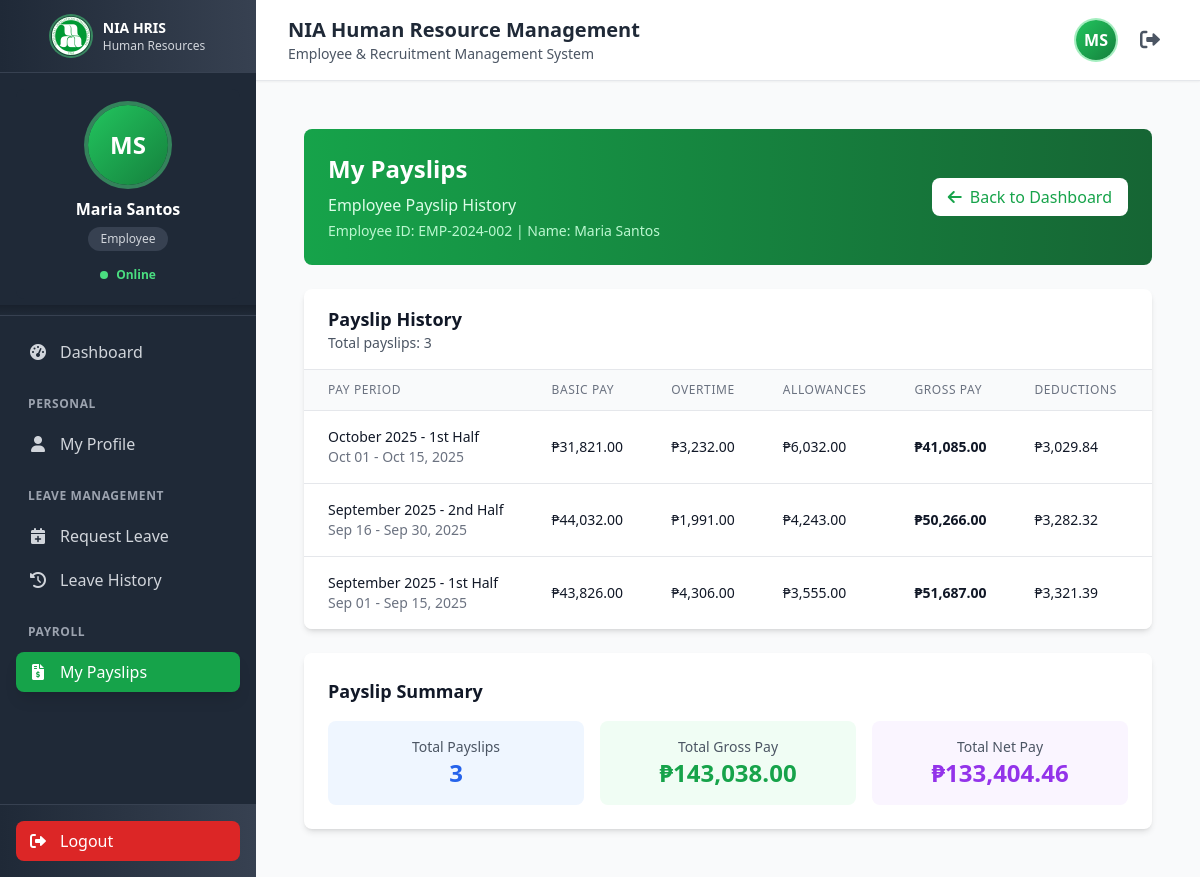
Screenshot of /employee-payslips.php (signed in) with the database file from the repository.
### tables this page shows
CREATE TABLE IF NOT EXISTS `employees` (
  `id` int(11) NOT NULL AUTO_INCREMENT,
  `employee_id` varchar(20) NOT NULL,
  `first_name` varchar(50) NOT NULL,
  `last_name` varchar(50) NOT NULL,
  `email` varchar(100) NOT NULL,
  `password` varchar(255) DEFAULT NULL,
  `position` varchar(100) NOT NULL,
  `department` varchar(100) NOT NULL,
  `department_id` int(11) DEFAULT NULL,
  `employee_type` enum('faculty','staff','admin') DEFAULT 'staff',
  `hire_date` date NOT NULL,
  `phone` varchar(20) DEFAULT NULL,
  `sss_number` varchar(20) DEFAULT NULL,
  `pagibig_number` varchar(20) DEFAULT NULL,
  `tin_number` varchar(20) DEFAULT NULL,
  `philhealth_number` varchar(20) DEFAULT NULL,
  `address` text DEFAULT NULL,
  `is_active` tinyint(1) DEFAULT 1,
  `created_at` timestamp NOT NULL DEFAULT current_timestamp(),
  `updated_at` timestamp NULL DEFAULT NULL ON UPDATE current_timestamp(),
  `blood_type` varchar(10) DEFAULT NULL,
  `medical_conditions` text DEFAULT NULL,
  `allergies` text DEFAULT NULL,
  `medications` text DEFAULT NULL,
  `last_medical_checkup` date DEFAULT NULL,
  `medical_notes` text DEFAULT NULL,
  `emergency_contact_name` varchar(100) DEFAULT NULL,
  `emergency_contact_number` varchar(20) DEFAULT NULL,
  PRIMARY KEY (`id`),
  UNIQUE KEY `employee_id` (`employee_id`),
  UNIQUE KEY `email` (`email`),
  KEY `idx_department` (`department`),
  KEY `idx_employee_type` (`employee_type`),
  KEY `idx_department_id` (`department_id`),
  CONSTRAINT `fk_employees_department` FOREIGN KEY (`department_id`) REFERENCES `departments` (`id`) ON DELETE SET NULL ON UPDATE CASCADE
);

CREATE TABLE IF NOT EXISTS `payroll_records` (
  `id` int(11) NOT NULL AUTO_INCREMENT,
  `payroll_period_id` int(11) NOT NULL,
  `employee_id` int(11) NOT NULL,
  `employee_name` varchar(200) NOT NULL,
  `employee_number` varchar(50) DEFAULT NULL,
  `department` varchar(100) DEFAULT NULL,
  `position` varchar(100) DEFAULT NULL,
  `regular_hours` decimal(8,2) DEFAULT 0.00,
  `overtime_hours` decimal(8,2) DEFAULT 0.00,
  `night_diff_hours` decimal(8,2) DEFAULT 0.00,
  `holiday_hours` decimal(8,2) DEFAULT 0.00,
  `rest_day_hours` decimal(8,2) DEFAULT 0.00,
  `hourly_rate` decimal(10,2) NOT NULL,
  `daily_rate` decimal(10,2) NOT NULL,
  `monthly_rate` decimal(12,2) NOT NULL,
  `overtime_rate` decimal(10,2) DEFAULT 0.00,
  `night_diff_rate` decimal(10,2) DEFAULT 0.00,
  `basic_pay` decimal(12,2) DEFAULT 0.00,
  `overtime_pay` decimal(10,2) DEFAULT 0.00,
  `night_diff_pay` decimal(10,2) DEFAULT 0.00,
  `holiday_pay` decimal(10,2) DEFAULT 0.00,
  `allowances` decimal(10,2) DEFAULT 0.00,
  `bonuses` decimal(10,2) DEFAULT 0.00,
  `other_earnings` decimal(10,2) DEFAULT 0.00,
  `gross_pay` decimal(12,2) DEFAULT 0.00,
  `sss_contribution` decimal(10,2) DEFAULT 0.00,
  `philhealth_contribution` decimal(10,2) DEFAULT 0.00,
  `pagibig_contribution` decimal(10,2) DEFAULT 0.00,
  `withholding_tax` decimal(10,2) DEFAULT 0.00,
  `sss_loan` decimal(10,2) DEFAULT 0.00,
  `pagibig_loan` decimal(10,2) DEFAULT 0.00,
  `salary_loan` decimal(10,2) DEFAULT 0.00,
  `late_deduction` decimal(10,2) DEFAULT 0.00,
  `undertime_deduction` decimal(10,2) DEFAULT 0.00,
  `absences_deduction` decimal(10,2) DEFAULT 0.00,
  `other_deductions` decimal(10,2) DEFAULT 0.00,
  `total_deductions` decimal(12,2) DEFAULT 0.00,
  `net_pay` decimal(12,2) DEFAULT 0.00,
  `status` enum('draft','calculated','approved','paid','void') DEFAULT 'draft',
  `notes` text DEFAULT NULL,
  `created_at` timestamp NOT NULL DEFAULT current_timestamp(),
  `updated_at` timestamp NOT NULL DEFAULT current_timestamp() ON UPDATE current_timestamp(),
  PRIMARY KEY (`id`),
  UNIQUE KEY `unique_employee_period` (`payroll_period_id`,`employee_id`),
  KEY `idx_employee` (`employee_id`),
  KEY `idx_status` (`status`),
  CONSTRAINT `payroll_records_ibfk_1` FOREIGN KEY (`payroll_period_id`) REFERENCES `payroll_periods` (`id`) ON DELETE CASCADE,
  CONSTRAINT `payroll_records_ibfk_2` FOREIGN KEY (`employee_id`) REFERENCES `employees` (`id`) ON DELETE CASCADE
);

CREATE TABLE IF NOT EXISTS `payroll_periods` (
  `id` int(11) NOT NULL AUTO_INCREMENT,
  `period_name` varchar(100) NOT NULL,
  `period_type` enum('monthly','semi-monthly','bi-weekly','weekly') DEFAULT 'monthly',
  `start_date` date NOT NULL,
  `end_date` date NOT NULL,
  `payment_date` date NOT NULL,
  `status` enum('draft','open','processing','calculated','approved','paid','closed') DEFAULT 'draft',
  `total_employees` int(11) DEFAULT 0,
  `total_gross_pay` decimal(15,2) DEFAULT 0.00,
  `total_deductions` decimal(15,2) DEFAULT 0.00,
  `total_net_pay` decimal(15,2) DEFAULT 0.00,
  `notes` text DEFAULT NULL,
  `created_by` int(11) NOT NULL,
  `approved_by` int(11) DEFAULT NULL,
  `approved_at` timestamp NULL DEFAULT NULL,
  `created_at` timestamp NOT NULL DEFAULT current_timestamp(),
  `updated_at` timestamp NOT NULL DEFAULT current_timestamp() ON UPDATE current_timestamp(),
  PRIMARY KEY (`id`),
  KEY `created_by` (`created_by`),
  KEY `approved_by` (`approved_by`),
  KEY `idx_period_dates` (`start_date`,`end_date`),
  KEY `idx_status` (`status`),
  KEY `idx_payment_date` (`payment_date`),
  CONSTRAINT `payroll_periods_ibfk_1` FOREIGN KEY (`created_by`) REFERENCES `users` (`id`),
  CONSTRAINT `payroll_periods_ibfk_2` FOREIGN KEY (`approved_by`) REFERENCES `users` (`id`)
);

### employee-payslips.php (the view, shortened to what this page needs)
<?php
require_once 'config/database.php';
$user_query = "SELECT email FROM users WHERE id = ?";
$user_stmt = mysqli_prepare($conn, $user_query);
mysqli_stmt_bind_param($user_stmt, "i", $_SESSION['user_id']);
mysqli_stmt_execute($user_stmt);
$user_info = mysqli_fetch_assoc(mysqli_stmt_get_result($user_stmt));
$user_email = $user_info['email'] ?? '';
$employee_query = "SELECT e.*, d.name as department_name
                   FROM employees e
                   LEFT JOIN departments d ON e.department_id = d.id
                   WHERE e.email = ? AND e.is_active = 1";
$employee_stmt = mysqli_prepare($conn, $employee_query);
mysqli_stmt_bind_param($employee_stmt, "s", $user_email);
mysqli_stmt_execute($employee_stmt);
$employee = mysqli_fetch_assoc(mysqli_stmt_get_result($employee_stmt));
$employee_id = $employee['id'];
$payslips_query = "SELECT pp.*, pr.*
                   FROM payroll_periods pp
                   INNER JOIN payroll_records pr ON pp.id = pr.payroll_period_id AND pr.employee_id = ?
                   WHERE pp.status IN ('approved', 'paid', 'closed')
                   ORDER BY pp.end_date DESC";
$payslips_stmt = mysqli_prepare($conn, $payslips_query);
mysqli_stmt_bind_param($payslips_stmt, "i", $employee_id);
mysqli_stmt_execute($payslips_stmt);
$payslips = mysqli_fetch_all(mysqli_stmt_get_result($payslips_stmt), MYSQLI_ASSOC);
include 'includes/header.php';
?>
<div class="container mx-auto px-4 py-6">
    <div class="bg-gradient-to-r from-green-600 to-green-800 text-white rounded-lg p-6 mb-6">
        <div class="flex items-center justify-between">
            <div>
                <h1 class="text-2xl font-bold mb-2">My Payslips</h1>
                <p class="text-green-100">Employee Payslip History</p>
                <p class="text-sm text-green-200 mt-1">
                    Employee ID: <?php echo htmlspecialchars($employee['employee_id']); ?> |
                    Name: <?php echo htmlspecialchars($employee['first_name'] . ' ' . $employee['last_name']); ?>
                </p>
            </div>
            <div class="text-right">
                <a href="employee-dashboard.php" class="bg-white text-green-600 px-4 py-2 rounded-lg hover:bg-green-50 transition-colors">
                    <i class="fas fa-arrow-left mr-2"></i>Back to Dashboard
                </a>
            </div>
        </div>
    </div>
    <div class="bg-white rounded-lg shadow-md overflow-hidden">
        <div class="px-6 py-4 border-b border-gray-200">
            <h3 class="text-lg font-semibold text-gray-900">Payslip History</h3>
            <p class="text-sm text-gray-600">Total payslips: <?php echo count($payslips); ?></p>
        </div>
        <div class="overflow-x-auto">
            <table class="min-w-full divide-y divide-gray-200">
                <thead class="bg-gray-50">
                    <tr>
                        <th class="px-6 py-3 text-left text-xs font-medium text-gray-500 uppercase tracking-wider">Pay Period</th>
                        <th class="px-6 py-3 text-left text-xs font-medium text-gray-500 uppercase tracking-wider">Basic Pay</th>
                        <th class="px-6 py-3 text-left text-xs font-medium text-gray-500 uppercase tracking-wider">Overtime</th>
                        <th class="px-6 py-3 text-left text-xs font-medium text-gray-500 uppercase tracking-wider">Allowances</th>
                        <th class="px-6 py-3 text-left text-xs font-medium text-gray-500 uppercase tracking-wider">Gross Pay</th>
                        <th class="px-6 py-3 text-left text-xs font-medium text-gray-500 uppercase tracking-wider">Deductions</th>
                        <th class="px-6 py-3 text-left text-xs font-medium text-gray-500 uppercase tracking-wider">Net Pay</th>
                    </tr>
                </thead>
                <tbody class="bg-white divide-y divide-gray-200">
                    <?php if (empty($payslips)): ?>
                        <tr>
                            <td colspan="9" class="px-6 py-4 text-center text-gray-500">No payslips available</td>
                        </tr>
                    <?php else: ?>
                        <?php foreach ($payslips as $payslip): ?>
                            <tr class="hover:bg-gray-50">
                                <td class="px-6 py-4 whitespace-nowrap text-sm text-gray-900">
                                    <div>
                                        <div class="font-medium"><?php echo htmlspecialchars($payslip['period_name'] ?? 'Period'); ?></div>
                                        <div class="text-gray-500">
                                            <?php echo date('M d', strtotime($payslip['start_date'])); ?> -
                                            <?php echo date('M d, Y', strtotime($payslip['end_date'])); ?>
                                        </div>
                                    </div>
                                </td>
                                <td class="px-6 py-4 whitespace-nowrap text-sm text-gray-900">
                                    ₱<?php echo number_format($payslip['basic_pay'] ?? 0, 2); ?>
                                </td>
                                <td class="px-6 py-4 whitespace-nowrap text-sm text-gray-900">
                                    ₱<?php echo number_format($payslip['overtime_pay'] ?? 0, 2); ?>
                                </td>
                                <td class="px-6 py-4 whitespace-nowrap text-sm text-gray-900">
                                    ₱<?php echo number_format($payslip['allowances'] ?? 0, 2); ?>
                                </td>
                                <td class="px-6 py-4 whitespace-nowrap text-sm text-gray-900 font-semibold">
                                    ₱<?php echo number_format($payslip['gross_pay'] ?? 0, 2); ?>
                                </td>
                                <td class="px-6 py-4 whitespace-nowrap text-sm text-gray-900">
                                    ₱<?php echo number_format($payslip['total_deductions'] ?? 0, 2); ?>
                                </td>
                                <td class="px-6 py-4 whitespace-nowrap text-sm text-gray-900 font-bold text-green-600">
                                </td>
                            </tr>
                        <?php endforeach; ?>
                    <?php endif; ?>
                </tbody>
            </table>
        </div>
    </div>
    <?php if (!empty($payslips)): ?>
    <div class="bg-white rounded-lg shadow-md p-6 mt-6">
        <h3 class="text-lg font-semibold text-gray-900 mb-4">Payslip Summary</h3>
        <div class="grid grid-cols-1 md:grid-cols-3 gap-4">
            <div class="text-center p-4 bg-blue-50 rounded-lg">
                <p class="text-sm text-gray-600">Total Payslips</p>
                <p class="text-2xl font-bold text-blue-600"><?php echo count($payslips); ?></p>
            </div>
            <div class="text-center p-4 bg-green-50 rounded-lg">
                <p class="text-sm text-gray-600">Total Gross Pay</p>
                <p class="text-2xl font-bold text-green-600">
                    ₱<?php echo number_format(array_sum(array_column($payslips, 'gross_pay')), 2); ?>
                </p>
            </div>
            <div class="text-center p-4 bg-purple-50 rounded-lg">
                <p class="text-sm text-gray-600">Total Net Pay</p>
                <p class="text-2xl font-bold text-purple-600">
                    ₱<?php echo number_format(array_sum(array_column($payslips, 'net_pay')), 2); ?>
                </p>
            </div>
        </div>
    </div>
    <?php endif; ?>
</div>

### includes/header.php (style rules this page uses)
body, html { overflow-x: hidden; max-width: 100vw; }

### rows the page displays
employees: employee "EMP-2024-002", first_name+last_name "Maria Santos"
payroll_records: payroll_period.period_name "October 2025 - 1st Half", payroll_period.start_date "Oct 01", payroll_period.end_date "Oct 15, 2025", basic_pay "31,821.00", overtime_pay "3,232.00", allowances "6,032.00", gross_pay "41,085.00", total_deductions "3,029.84"
payroll_records: payroll_period.period_name "September 2025 - 2nd Half", payroll_period.start_date "Sep 16", payroll_period.end_date "Sep 30, 2025", basic_pay "44,032.00", overtime_pay "1,991.00", allowances "4,243.00", gross_pay "50,266.00", total_deductions "3,282.32"
payroll_records: payroll_period.period_name "September 2025 - 1st Half", payroll_period.start_date "Sep 01", payroll_period.end_date "Sep 15, 2025", basic_pay "43,826.00", overtime_pay "4,306.00", allowances "3,555.00", gross_pay "51,687.00", total_deductions "3,321.39"

### other values shown
$_SESSION['first_name'] . ' ' . $_SESSION['last_name'] "Maria Santos"
str_replace('_', ' ', $_SESSION['role']) "Employee"
count($payslips) "3"
array_sum(array_column($payslips, 'gross_pay')) "143,038.00"
array_sum(array_column($payslips, 'net_pay')) "133,404.46"
